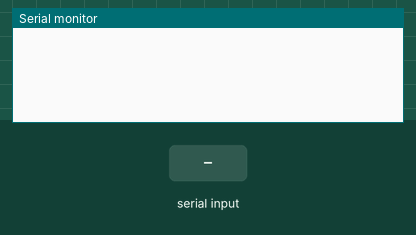
Recording of a sketch running on a simulated Arduino Uno, built with avr-gcc and run on an emulated ATmega328P. Parts: the last lines printed to the serial monitor. The test bench sets the inputs (shaded band).

Above: at 1.2 s.
1.3 s: "*" received over the second serial link
At 2.5 s:
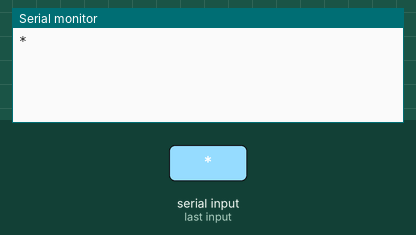
2.8 s: "1" received over the second serial link
At 3.8 s:
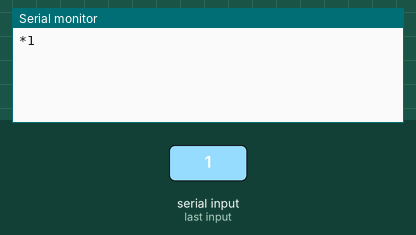

Measured:
- after the input at 1.3 s, the serial monitor: prints a new line at once (image 1)
- after the input at 2.8 s, the serial monitor: prints a new line at once (image 2)

The sketch:

SIM800A_AT_Commend.ino
```cpp
// Serial Relay - pass UART information between
// the computer and a software serial connection

#include <SoftwareSerial.h>
SoftwareSerial GPRS(7, 8); // RX, TX

void setup()
{
  GPRS.begin(9600);
  Serial.begin(9600);
}

void loop()
{
  while(GPRS.available())
    Serial.write(GPRS.read());

  while (Serial.available())
      GPRS.write(Serial.read());


  while (Serial.available()) {
    byte b = Serial.read();
    if ( b == '*')
      GPRS.write( 0x1a );         // replace * with ctrl+z
    else
      GPRS.write(b);
  }
}
```
